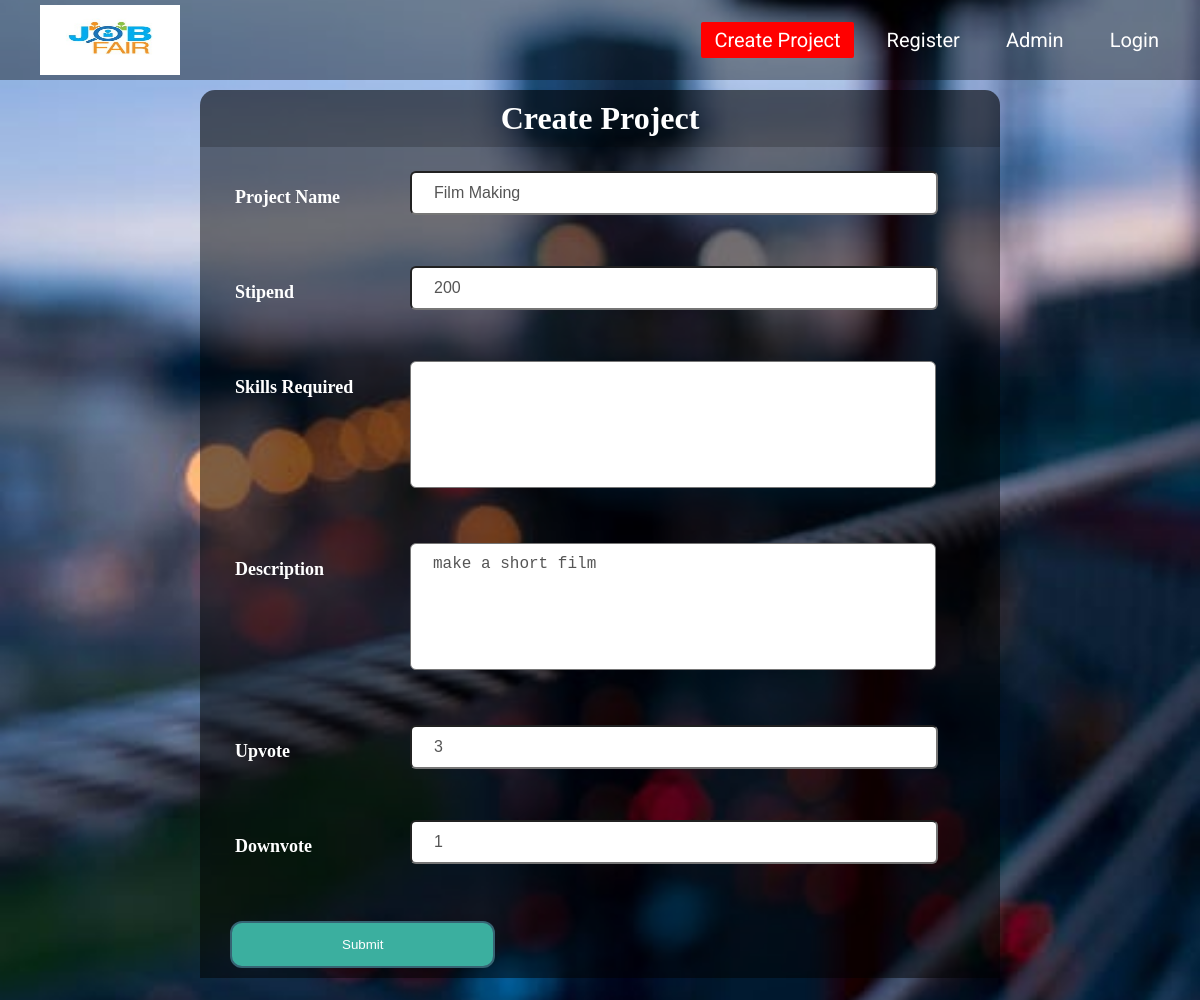
Screenshot of /jobfair_app/project_update/4/ with the database file from the repository.
### jobfair_app/models.py (models this page shows, shortened)
class Project(models.Model):
    name = models.CharField(max_length = 256)
    description = models.TextField(
        default = ' ',
        max_length=500,
    )
    stipend = models.IntegerField(
        default = 0,
     )
    upvote = models.IntegerField(
        default = 0,
    )
    downvote = models.IntegerField(
        default = 0,
    )
    skills = models.TextField(
    default = '',
    max_length = 500
    )

### jobfair_app/views.py (the view)
# urls.py: path('project_update/<pk>/',views.ProjectUpdateView.as_view(), name = 'project_update'),
class ProjectUpdateView(UpdateView):
    model = models.Project
    fields = ('name','description','stipend','upvote','downvote','skills')
    template_name = 'project_form.html'

### jobfair_app/templates/project_form.html (shortened to what this page needs)
<!DOCTYPE html>
<html>
  <head>
    {% load static %}
    <link rel="stylesheet" type="text/css"  href="{% static 'project_create.css' %}">
  </head>
  <body>
    <div class="wrapper">
      <nav class="navbar">
        <a href="{% url 'jobfair_app:index' %}">
          <img class="logo" src="{% static 'jb.jpg' %}">
        </a>
        <ul>
          <li><a class="active" href="{% url 'jobfair_app:project_create' %}">Create Project</a></li>
          <li><a href="{% url 'jobfair_app:register' %}">Register</a></li>
          <li><a href="{% url 'admin:index' %}">Admin</a></li>
          {% if user.is_authenticated %}
          <li> <a href="{% url 'jobfair_app:logout' %}">{{user.username}} Logout</a> </li>
          {% else %}
          <li> <a href="{% url 'jobfair_app:user_login' %}">Login</a> </li>
          {% endif %}
        </ul>
      </nav>
    <div class="regform">
      <h1>Create Project</h1>
    </div>
    <div class="main">
      <form method="post">
        <h2 class="name">Project Name</h2>
        {{form.name}}
        <h2 class="name">Stipend</h2>
        {{form.stipend}}
        <h2 class="name">Skills Required</h2>
        {{form.skills}}
        <h2 class="name">Description</h2>
        {{form.description}}
        <h2 class="name">Upvote</h2>
        {{form.upvote}}
        <h2 class="name">Downvote</h2>
        {{form.downvote}}
        <button type="submit">Submit</button>
      </form>
    </div>
  </div>
  </body>
</html>

### jobfair_app/static/project_create.css (style rules this page uses)
* { margin: 0; padding: 0; }
.wrapper .regform { width: 800px; background-color: rgba(0,0,0,0.6); margin: auto; color: #FFFFFF; padding: 10px 0px 10px 0px; text-align: center; border-radius: 15px 15px 0px 0px; margin-top: 10px; }
.wrapper .main { background-color: rgba(0,0,0,0.5); width: 800px; margin: auto; }
form { padding: 10px; }
.name { margin-left: 25px; margin-top: 30px; width: 125px; color: white; font-size: 18px; font-weight: 700; }
.company { position: relative; left: 200px; top: -37px; line-height: 40px; width: 480px; border-radius: 6px; padding: 0 22px; font-size: 16px; color: #555; }
.stipend { position: relative; left: 200px; top: -37px; line-height: 40px; width: 480px; border-radius: 6px; padding: 0 22px; font-size: 16px; color: #555; }
.skills { position: relative; left: 200px; top: -37px; line-height: 40px; width: 480px; border-radius: 6px; padding: 0 22px; font-size: 16px; color: #555; }
.textarea { position: relative; left: 200px; top: -37px; line-height: 40px; width: 480px; border-radius: 6px; padding: 0 22px; font-size: 16px; color: #555; resize: none; height: 125px; }
button { background-color: #3baf9f; display: block; margin: 20px 0px 0px 20px; text-align: center; border-radius: 12px; border: 2px solid #366473; padding: 14px 110px; outline: none; color: white; cursor: pointer; transition: .25s; }
.wrapper { background: url(b1.jpg) no-repeat; background-size: cover; background-position: center; height: 125vh; }
.navbar { height: 80px; width: 100%; background: rgba(0,0,0,0.4); }
.logo { width: 140px; height: 70px; padding: 5px 40px; }
.navbar ul { float: right; margin-right: 20px; }
.navbar ul li { list-style: none; margin: 0 8px; display: inline-block; line-height: 80px; }
.navbar ul li a { text-decoration: none; color: white; padding: 6px 13px; font-size: 20px; font-family: 'Roboto', sans-serif; transition: .4s; }
.navbar ul li a.active, .navbar ul li a:hover { background: red; border-radius: 2px; }

### rows the page displays
Project: name "Film Making", stipend "200", description "make a short film", upvote "3", downvote "1"
